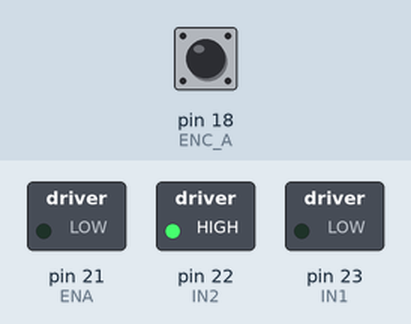
The sketch below on a simulated Arduino Mega 2560, built with avr-gcc and run on an emulated ATmega2560. Parts: switched loads named in the sketch (green lamp = pin HIGH). The inputs (shaded band) are chosen by the test bench; at power-on: pin 18 (ENC_A) HIGH. What the sketch prints to the serial monitor is not drawn.

Above: at 0.1 s.
At 36.1 s:
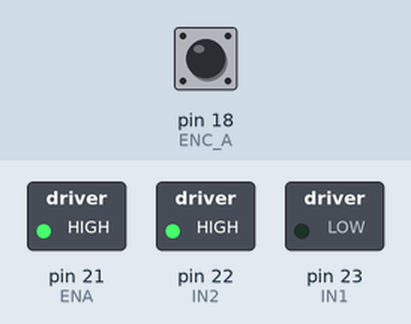
At 66.2 s:
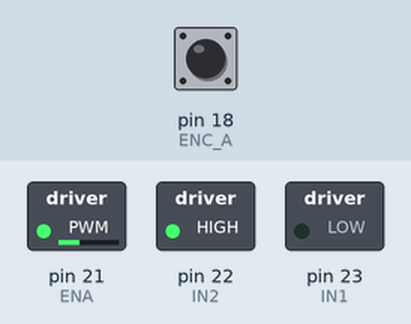
Timing chart, 0 to 67.7 s (numbered marks = the images above):
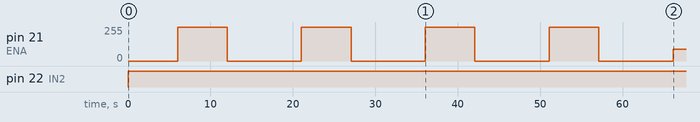

Measured:
- by itself, pin 21 (ENA): repeats every 15.0 s: 0/255 9.0 s, 255/255 6.0 s, until it stays 88/255 from 66.2 s
- by itself, pin 22 (IN2): LOW → HIGH at 0.00 s

The sketch:

P6A3_MedicionPosVel.ino
```cpp
#include <Arduino.h>
#define IN1 23
#define IN2 22
#define ENA 21
#define ENC_A 18
#define ENC_B 19
#define PPR 480 // Pulsos por revolución resultado de dividir 1920/4 que es el total de cuentas por revolción en los estados que cambia
                    // , a nosotros solo nos interesa 1 de 4 que es el rising
volatile int pulsos = 0;
volatile unsigned muestreoActualInterrupcionR = 0;        // variables para definiciòn del tiempo de interrupciòn y calculo de la velocidad motor derecho
volatile unsigned muestreoAnteriorInterrupcionR = 0;
volatile unsigned deltaMuestreoInterrupcionR = 0;
int N = 64;//ranuras del encode lo encontramos como resolucion del encoder
double frecuenciaR = 0;                                  // frecuencia de interrupciòn llanta R
double Wr = 0;

void REncoder() // funciòn de interrupciòn del enconder cada que da un rising en A
{
  pulsos++;
  deltaMuestreoInterrupcionR = muestreoActualInterrupcionR -  muestreoAnteriorInterrupcionR;     // diferencia tiempos de interruciones de ticks del motor
  muestreoAnteriorInterrupcionR = muestreoActualInterrupcionR;                                   // se actualiza el tiempo de interrupciòn anterior
  frecuenciaR = (1000)/(double) deltaMuestreoInterrupcionR;                                       // frecuencia de interrupciòn
  Wr = ((2*3.141516)/N)*frecuenciaR;                                                              // frecuencia angular Rad/s
}

void setup() {
  Serial.begin(115200);//inicia serial
  pinMode(IN1, OUTPUT);
  pinMode(IN2, OUTPUT);
  pinMode(ENA, OUTPUT);
  pinMode(ENC_A, INPUT);
  pinMode(ENC_B, INPUT);
  attachInterrupt(digitalPinToInterrupt(ENC_A), REncoder, RISING);//declaracion de interrrupcion cada que lee el rising del sensor de A del encoder

}

void loop() {
  // Ajuste de la velocidad del motor en distintos porcentajes
  int velocidades[] = {26, 77, 128, 255, 0}; // aproximaciones de 10%, 30%, 50%, y 100% de 255 (PWM)
  for (int i = 0; i < 5; i++)
  {
  analogWrite(ENA, velocidades[i]);
  digitalWrite(IN1, LOW);
  digitalWrite(IN2, HIGH);//solo se manda un high en in2 porque ya sabemos que va a girar en un sentido

    muestreoActualInterrupcionR = millis();//le pasamos el tiempo actual en milis para que sea el comparador
    while (millis() - muestreoActualInterrupcionR < 3000)//ciclo para que repita la rutina cada 3 segundos, ya que milis lo da en milisegundos a diferencia de micros
    {
      if (millis() - muestreoAnteriorInterrupcionR >= 100) //condicion para que imprima y vuelva a leer datos cada 100 milisegundos
      {
        REncoder();//funcion de read encoder
        mostrarDatos();//mando a mostrar datos
        muestreoActualInterrupcionR=muestreoAnteriorInterrupcionR;//actualizo el tiempo actual con el anterior
      }
    }
    pulsos=0;//reinicio los pulsos para que no se vayan acumulando con cada variacion del pwm
  }
}
void mostrarDatos() {
  float angulo = (float(pulsos) / PPR) * 360.0;  // Cálculo del ángulo
  angulo = fmod(angulo, 360.0);  // Para mantener el ángulo entre 0 y 359 grados
  float w_rps = float(pulsos) / (PPR * 0.1); // Cálculo de velocidad en rps (cada 100 ms = 0.1 s)
  float w_rpm = w_rps * 60.0;    // Cálculo de velocidad en rpm
  float w_rad = Wr;  // Cálculo de velocidad en rad/s

  Serial.print("pulsos: ");
  Serial.print(pulsos);
  Serial.print(" --- angulo: ");
  Serial.print(angulo);
  Serial.print("°");
  Serial.print(" --- W: ");
  Serial.print(w_rps);
  Serial.print(" [rps]");
  Serial.print(" --- ");
  Serial.print(w_rpm);
  Serial.print(" [rpm]");
  Serial.print(" --- ");
  Serial.print(w_rad);
  Serial.println(" [rad/s]");
}
```
